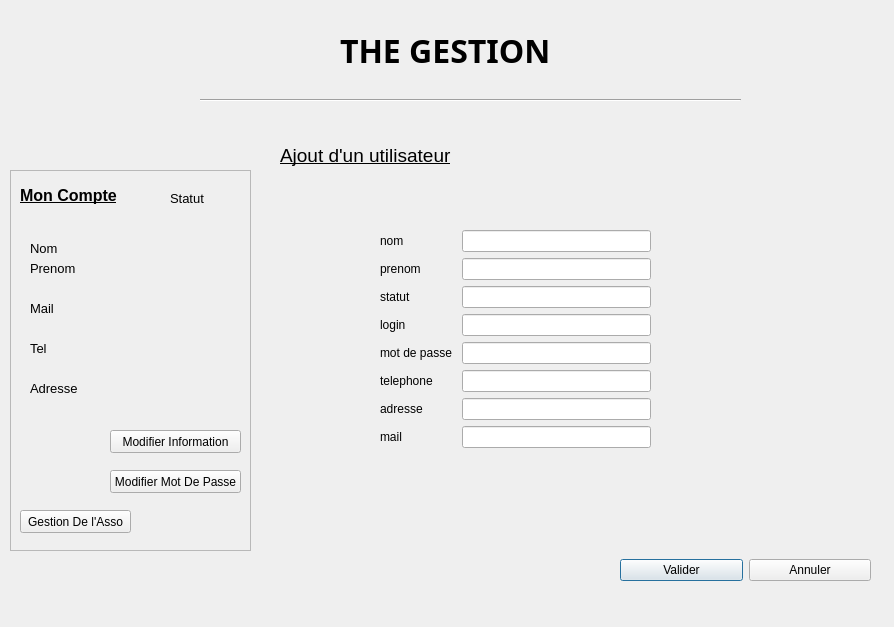
<?xml version="1.0" encoding="UTF-8"?>
<ui version="4.0">
 <class>TheGeneral</class>
 <widget class="QDialog" name="TheGeneral">
  <property name="geometry">
   <rect>
    <x>0</x>
    <y>0</y>
    <width>894</width>
    <height>627</height>
   </rect>
  </property>
  <property name="windowTitle">
   <string>Dialog</string>
  </property>
  <widget class="QLabel" name="label">
   <property name="geometry">
    <rect>
     <x>340</x>
     <y>30</y>
     <width>361</width>
     <height>41</height>
    </rect>
   </property>
   <property name="font">
    <font>
     <family>Arial Black</family>
     <pointsize>24</pointsize>
     <weight>75</weight>
     <bold>true</bold>
    </font>
   </property>
   <property name="text">
    <string>THE GESTION </string>
   </property>
  </widget>
  <widget class="Line" name="topLine">
   <property name="geometry">
    <rect>
     <x>200</x>
     <y>90</y>
     <width>541</width>
     <height>20</height>
    </rect>
   </property>
   <property name="orientation">
    <enum>Qt::Horizontal</enum>
   </property>
  </widget>
  <widget class="QLabel" name="TitleAddUser">
   <property name="geometry">
    <rect>
     <x>280</x>
     <y>130</y>
     <width>241</width>
     <height>51</height>
    </rect>
   </property>
   <property name="font">
    <font>
     <pointsize>14</pointsize>
     <underline>true</underline>
    </font>
   </property>
   <property name="text">
    <string>Ajout d'un utilisateur</string>
   </property>
  </widget>
  <widget class="QWidget" name="horizontalLayoutWidget">
   <property name="geometry">
    <rect>
     <x>620</x>
     <y>530</y>
     <width>251</width>
     <height>80</height>
    </rect>
   </property>
   <layout class="QHBoxLayout" name="DownLayout">
    <item>
     <widget class="QPushButton" name="ValidPush">
      <property name="text">
       <string>Valider</string>
      </property>
     </widget>
    </item>
    <item>
     <widget class="QPushButton" name="AnnulerPush">
      <property name="text">
       <string>Annuler</string>
      </property>
     </widget>
    </item>
   </layout>
  </widget>
  <widget class="QFrame" name="InfoWidget">
   <property name="geometry">
    <rect>
     <x>10</x>
     <y>170</y>
     <width>241</width>
     <height>381</height>
    </rect>
   </property>
   <property name="styleSheet">
    <string notr="true"/>
   </property>
   <property name="frameShape">
    <enum>QFrame::StyledPanel</enum>
   </property>
   <property name="frameShadow">
    <enum>QFrame::Plain</enum>
   </property>
   <widget class="QLabel" name="label_2">
    <property name="geometry">
     <rect>
      <x>10</x>
      <y>10</y>
      <width>131</width>
      <height>31</height>
     </rect>
    </property>
    <property name="font">
     <font>
      <pointsize>12</pointsize>
      <weight>75</weight>
      <bold>true</bold>
      <underline>true</underline>
     </font>
    </property>
    <property name="text">
     <string>Mon Compte</string>
    </property>
   </widget>
   <widget class="QLabel" name="NameLabel">
    <property name="geometry">
     <rect>
      <x>20</x>
      <y>70</y>
      <width>201</width>
      <height>16</height>
     </rect>
    </property>
    <property name="font">
     <font>
      <pointsize>10</pointsize>
     </font>
    </property>
    <property name="text">
     <string>Nom</string>
    </property>
   </widget>
   <widget class="QLabel" name="SurnameLabel">
    <property name="geometry">
     <rect>
      <x>20</x>
      <y>90</y>
      <width>211</width>
      <height>16</height>
     </rect>
    </property>
    <property name="font">
     <font>
      <pointsize>10</pointsize>
     </font>
    </property>
    <property name="text">
     <string>Prenom</string>
    </property>
   </widget>
   <widget class="QLabel" name="StatutLabel_2">
    <property name="geometry">
     <rect>
      <x>160</x>
      <y>20</y>
      <width>61</width>
      <height>16</height>
     </rect>
    </property>
    <property name="font">
     <font>
      <pointsize>10</pointsize>
     </font>
    </property>
    <property name="text">
     <string>Statut</string>
    </property>
   </widget>
   <widget class="QLabel" name="MailLabel">
    <property name="geometry">
     <rect>
      <x>20</x>
      <y>130</y>
      <width>201</width>
      <height>16</height>
     </rect>
    </property>
    <property name="font">
     <font>
      <pointsize>10</pointsize>
     </font>
    </property>
    <property name="text">
     <string>Mail</string>
    </property>
   </widget>
   <widget class="QLabel" name="AdressLabel">
    <property name="geometry">
     <rect>
      <x>20</x>
      <y>210</y>
      <width>221</width>
      <height>16</height>
     </rect>
    </property>
    <property name="font">
     <font>
      <pointsize>10</pointsize>
     </font>
    </property>
    <property name="text">
     <string>Adresse</string>
    </property>
   </widget>
   <widget class="QLabel" name="TelLabel">
    <property name="geometry">
     <rect>
      <x>20</x>
      <y>170</y>
      <width>201</width>
      <height>16</height>
     </rect>
    </property>
    <property name="font">
     <font>
      <pointsize>10</pointsize>
     </font>
    </property>
    <property name="text">
     <string>Tel</string>
    </property>
   </widget>
   <widget class="QPushButton" name="ModifInfoButton">
    <property name="geometry">
     <rect>
      <x>100</x>
      <y>260</y>
      <width>131</width>
      <height>23</height>
     </rect>
    </property>
    <property name="text">
     <string>Modifier Information</string>
    </property>
   </widget>
   <widget class="QPushButton" name="ModifMdpButton">
    <property name="geometry">
     <rect>
      <x>100</x>
      <y>300</y>
      <width>131</width>
      <height>23</height>
     </rect>
    </property>
    <property name="text">
     <string>Modifier Mot De Passe</string>
    </property>
   </widget>
   <widget class="QPushButton" name="GestionAssoButton">
    <property name="geometry">
     <rect>
      <x>10</x>
      <y>340</y>
      <width>111</width>
      <height>23</height>
     </rect>
    </property>
    <property name="text">
     <string>Gestion De l'Asso</string>
    </property>
   </widget>
  </widget>
  <widget class="QWidget" name="formLayoutWidget">
   <property name="geometry">
    <rect>
     <x>380</x>
     <y>230</y>
     <width>271</width>
     <height>241</height>
    </rect>
   </property>
   <layout class="QFormLayout" name="formLayout">
    <item row="0" column="0">
     <widget class="QLabel" name="nomLabel">
      <property name="text">
       <string>nom</string>
      </property>
     </widget>
    </item>
    <item row="0" column="1">
     <widget class="QLineEdit" name="nomLineEdit"/>
    </item>
    <item row="1" column="0">
     <widget class="QLabel" name="prenomLabel">
      <property name="text">
       <string>prenom</string>
      </property>
     </widget>
    </item>
    <item row="1" column="1">
     <widget class="QLineEdit" name="prenomLineEdit"/>
    </item>
    <item row="2" column="0">
     <widget class="QLabel" name="statutLabel">
      <property name="text">
       <string>statut</string>
      </property>
     </widget>
    </item>
    <item row="2" column="1">
     <widget class="QLineEdit" name="statutLineEdit"/>
    </item>
    <item row="3" column="0">
     <widget class="QLabel" name="loginLabel">
      <property name="text">
       <string>login</string>
      </property>
     </widget>
    </item>
    <item row="3" column="1">
     <widget class="QLineEdit" name="loginLineEdit"/>
    </item>
    <item row="4" column="0">
     <widget class="QLabel" name="motDePasseLabel">
      <property name="text">
       <string>mot de passe </string>
      </property>
     </widget>
    </item>
    <item row="4" column="1">
     <widget class="QLineEdit" name="motDePasseLineEdit"/>
    </item>
    <item row="5" column="0">
     <widget class="QLabel" name="telephoneLabel">
      <property name="text">
       <string>telephone</string>
      </property>
     </widget>
    </item>
    <item row="5" column="1">
     <widget class="QLineEdit" name="telephoneLineEdit"/>
    </item>
    <item row="6" column="0">
     <widget class="QLabel" name="adresseLabel">
      <property name="text">
       <string>adresse</string>
      </property>
     </widget>
    </item>
    <item row="6" column="1">
     <widget class="QLineEdit" name="adresseLineEdit"/>
    </item>
    <item row="7" column="0">
     <widget class="QLabel" name="mailLabel">
      <property name="text">
       <string>mail</string>
      </property>
     </widget>
    </item>
    <item row="7" column="1">
     <widget class="QLineEdit" name="mailLineEdit"/>
    </item>
   </layout>
  </widget>
 </widget>
 <resources/>
 <connections/>
</ui>
